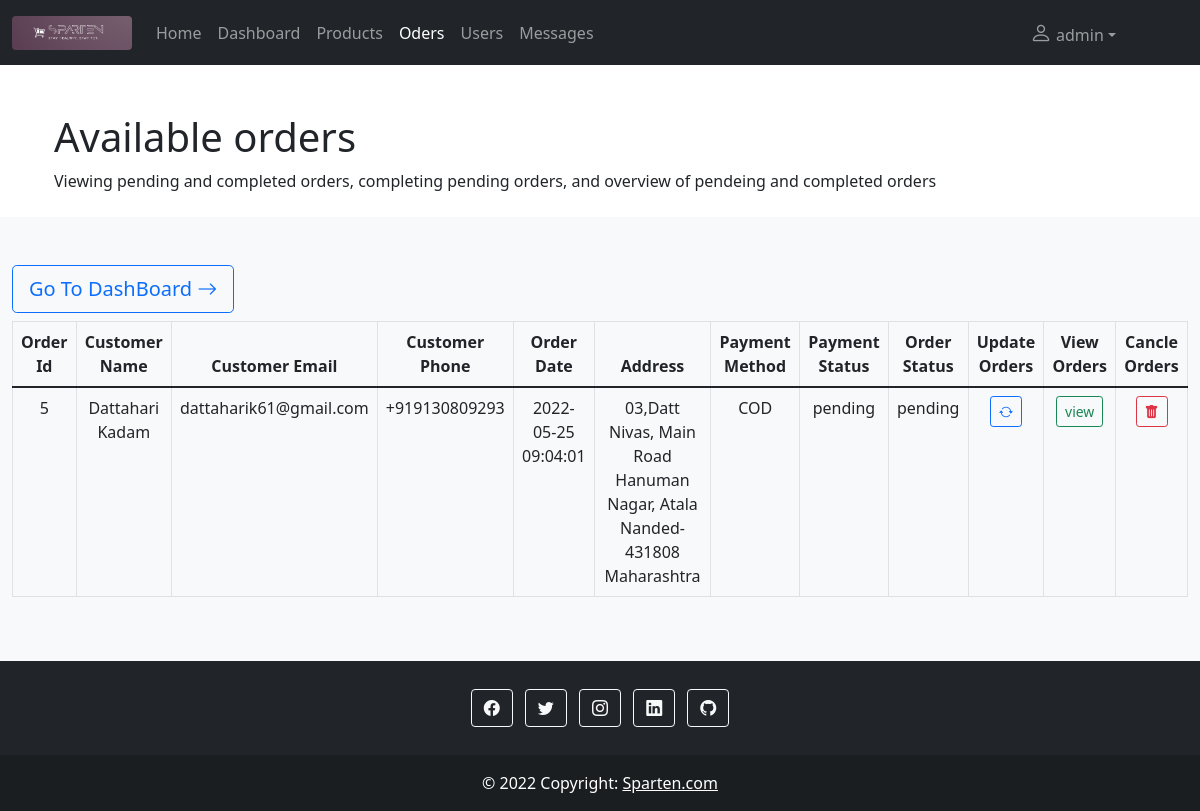
The app's page /SpartenAdmin/orders.php (signed in) with its own data.
### tables this page shows
CREATE TABLE `order` (
  `orderId` int(11) NOT NULL,
  `userId` int(11) NOT NULL,
  `address` varchar(255) NOT NULL,
  `phoneNumber` varchar(255) NOT NULL,
  `pincode` varchar(255) NOT NULL,
  `state` varchar(255) NOT NULL,
  `city` varchar(255) NOT NULL,
  `paymentType` varchar(255) NOT NULL,
  `totalProductPrice` float NOT NULL,
  `paymentStatus` varchar(255) NOT NULL,
  `orderStatus` varchar(255) NOT NULL,
  `addedOn` datetime NOT NULL
);

CREATE TABLE `userlogin` (
  `userId` int(11) NOT NULL,
  `userName` varchar(255) NOT NULL,
  `dateOfBirth` varchar(255) NOT NULL,
  `userEmail` varchar(255) NOT NULL,
  `userPassword` varchar(255) NOT NULL,
  `repeatPassword` varchar(255) NOT NULL
);

### SpartenAdmin/orders.php (the view, shortened to what this page needs)
<!doctype html>
<html lang="en">
<head>
  <link href="https://cdn.jsdelivr.net/npm/bootstrap@5.1.3/dist/css/bootstrap.min.css" rel="stylesheet">
  <link rel="stylesheet" href="https://cdn.jsdelivr.net/npm/bootstrap-icons@1.8.1/font/bootstrap-icons.css">
  <link rel="stylesheet" href="CSS/style.css">
</head>
<body>
  <?php require 'navbar.php' ?>
  <header class="page-header page-header-dark bg-gradient-primary-to-secondary pb-10 mb-4">
    <div class="container-xl px-4">
      <div class="page-header-content pt-4">
        <div class="row align-items-center justify-content-between">
          <div class="col-auto mt-4">
            <h1 class="page-header-title">
              Available orders
            </h1>
            <div class="page-header-subtitle">Viewing pending and completed orders, completing pending orders, and overview of pendeing and completed orders</div>
          </div>
        </div>
      </div>
    </div>
  </header>
  <section>
    <div class="album py-5 bg-light">
        <div class="container-fluid">
          <div class="mb-4">
            <div class="text-start">
            <a class="btn btn-outline-primary btn-lg" href="dashboard.php" role="button">Go To DashBoard&nbsp;<i class="bi bi-arrow-right"></i></a>
            </div>
          </div>
          <table class="table table-bordered">
              <thead>
                  <tr>
                  <th scope="col" class="text-center">Order Id</th>
                  <th scope="col" class="text-center">Customer Name</th>
                  <th scope="col" class="text-center">Customer Email</th>
                  <th scope="col" class="text-center">Customer Phone</th>
                  <th scope="col" class="text-center">Order Date</th>
                  <th scope="col" class="text-center">Address</th>
                  <th scope="col" class="text-center">Payment Method</th>
                  <th scope="col" class="text-center">Payment Status</th>
                  <th scope="col" class="text-center">Order Status</th>
                  <th scope="col" class="text-center">Update Orders</th>
                  <th scope="col" class="text-center">View Orders</th>
                  <th scope="col" class="text-center">Cancle Orders</th>
                  </tr>
              </thead>
              <tbody>
                  <?php
                  require 'dbConnection.php';
                  $sql_select = mysqli_query($connection, "SELECT * FROM `order`");
                  if (mysqli_num_rows($sql_select) > 0) {
                    echo '<div class="row row-cols-1 row-cols-sm-2 row-cols-md-3 g-3">';
                    while ($orderData = mysqli_fetch_assoc($sql_select)) {
                      $userId = $orderData['userId'];
                      $orderId = $orderData['orderId'];
                      $addedOn = $orderData['addedOn'];
                      $address = $orderData['address'];
                      $city = $orderData['city'];
                      $pincode = $orderData['pincode'];
                      $state = $orderData['state'];
                      $fullAddress = $address."\n".$city."-".$pincode."\n".$state;
                      $phoneNumber = $orderData['phoneNumber'];
                      $paymentType = $orderData['paymentType'];
                      $paymentStatus = $orderData['paymentStatus'];
                      $orderStatus = $orderData['orderStatus'];
                      $selectUserQuery =mysqli_query($connection, "SELECT * FROM `userlogin` WHERE userId ='$userId'");
                      if (mysqli_num_rows($selectUserQuery) > 0) {
                        while ($userData = mysqli_fetch_assoc($selectUserQuery)) {
                          $userName = $userData['userName'];
                          $userEmail = $userData['userEmail'];
                      ?>
                      <tr>
                      <td class="text-center"><?php echo $orderId; ?></td>
                      <td class="text-center"><?php echo $userName; ?></td>
                      <td class="text-center"><?php echo $userEmail; ?></td>
                      <td class="text-center"><?php echo $phoneNumber; ?></td>
                      <td class="text-center"><?php echo $addedOn; ?></td>
                      <td class="text-center"><?php echo $fullAddress; ?></td>
                      <td class="text-center"><?php echo $paymentType; ?></td>
                      <td class="text-center"><?php echo $paymentStatus; ?></td>
                      <td class="text-center"><?php echo $orderStatus; ?></td>
                      <td class="text-center">
                      <a href="updateOrder.php?orderId=<?php echo $orderId; ?>" class="btn btn-outline-primary btn-sm" name="btn_update"><i class="bi bi-arrow-repeat"></i></a>
                      </td>
                      <td class="text-center">
                      <form action="orderDetails.php" method="post">
                      <button type="submit" class="btn btn-outline-success btn-sm" name="btn_view">view</button>
                      </form>
                      </td>
                      <td class="text-center">
                      <form action="cancelOrder.php" method="post">
                      <button type="submit" class="btn btn-outline-danger btn-sm" name="btn_cancel"><i class="bi bi-trash-fill"></i></button>
                      </form>
                      </td>
                      </tr>
                      <?php
                      }
                    }
                      }
                    }
                    else {
                      $_SESSION['numberOfOrders'] = 0;
                      echo '<tr><td colspan="12"><div class="alert alert-warning alert-dismissible fade show text-center" role="alert">
                      <h4>No order in orders.
                      <p><a class="btn btn-outline-primary btn-sm" href="dashboard.php" role="button">Go To Dashboard</a></p>
                      </div></td></tr>';
                    }
                  ?>
              </tbody>
          </table>
        </div>
    </div>
  </section>
  <?php require 'footer.php' ?>
</body>
</html>

### records on screen
order: orderId "5", phoneNumber "+919130809293", addedOn "2022-05-25 09:04:01", fullAddress "03,Datt Nivas, Main Road Hanuman Nagar, Atala Nanded-431808 Maharashtra", paymentType "COD", paymentStatus "pending", orderStatus "pending"
userlogin: userName "Dattahari Kadam", userEmail "dattaharik61@gmail.com"

### other values on screen
$_SESSION["adminName"] "admin"
